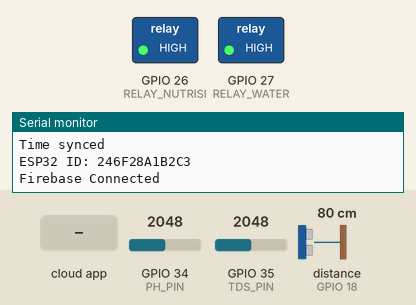
This sketch was run on a simulated ESP32. On the bench: switched loads named in the sketch (green lamp = pin HIGH), the last lines printed to the serial monitor. Wiring (inferred from the names in the program): ultrasonic range finder: trigger GPIO 19; echo GPIO 18. Inputs (shaded band) come from the test bench; at power-on: GPIO 34 (PH_PIN) = 2048, GPIO 35 (TDS_PIN) = 2048, distance to the obstacle (sensor on GPIO 18) 80 cm. The echo pulse lasts 58.3 µs per cm; WiFi joins after 1.5 s; servers stay silent unless stated; the local clock reads 2024-03-15 10:24:30 at power-on unless the sketch sets it; the Firebase database answers and starts empty; pins used as bus, display or sensor lines are not drawn.

Above: at 4.7 s.
4.8 s: the phone or cloud app sets mode to auto
7.9 s: the phone or cloud app sets duration to 1
At 12.2 s:
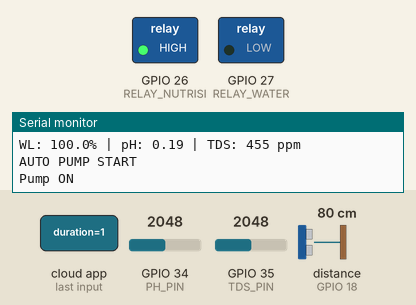
Timing chart, 0 to 17.9 s (numbered marks = the images above; inputs shaded):
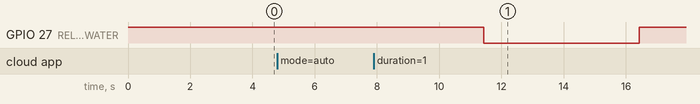

The sketch:

sketch_dec23a.ino
```cpp
#include <WiFi.h>
#include <Firebase_ESP_Client.h>
#include <time.h>

/* ================= WIFI & FIREBASE ================= */
#define WIFI_SSID "WASIS FAMILY"
#define WIFI_PASSWORD "01021969"

// #define WIFI_SSID "Aku Siapa"
// #define WIFI_PASSWORD "Hehehehehehe"

#define DATABASE_URL "https://smart-hydroponic-14bcf-default-rtdb.asia-southeast1.firebasedatabase.app"
#define API_KEY "AIzaSyApu6dcDvBa2RsSkqjAEg_uomsx4zA61PY"

/* ================= RELAY ================= */
#define RELAY_NUTRISI 26
#define RELAY_WATER 27

/* ================= ULTRASONIC ================= */
#define TRIG_PIN 19
#define ECHO_PIN 18

/* ================= TDS ================= */
#define TDS_PIN 35
#define VREF 3.3
#define SCOUNT 30
#define TDS_CALIBRATION_FACTOR 0.18

/* ================= PH ================= */
#define PH_PIN 34

// Hasil kalibrasi pH kamu
const float PH_M = -19.35;
const float PH_C = 32.13;

/* ================= FIREBASE OBJECT ================= */
FirebaseData fbdo;
FirebaseAuth auth;
FirebaseConfig config;

/* ================= GLOBAL ================= */
String esp32Id;
unsigned long lastSend = 0;

/* ================= ULTRASONIC CALIB ================= */
float D_FULL = 1.0;  // cm

/* ================= TDS BUFFER ================= */
int analogBuffer[SCOUNT];
int analogBufferIndex = 0;
float temperature = 26.0;

/* ================= WATER PUMP ================= */
unsigned long lastPumpStart = 0;
unsigned long pumpInterval = 300000;  // 5 menit
unsigned long pumpDuration = 10000;   // 10 detik

bool pumpRunning = false;

/* ================================================= */
/* ================== MEDIAN FILTER ================= */
int getMedianNum(int bArray[], int len) {
  int bTab[len];
  memcpy(bTab, bArray, len * sizeof(int));

  for (int j = 0; j < len - 1; j++) {
    for (int i = 0; i < len - j - 1; i++) {
      if (bTab[i] > bTab[i + 1]) {
        int tmp = bTab[i];
        bTab[i] = bTab[i + 1];
        bTab[i + 1] = tmp;
      }
    }
  }

  return (len % 2 == 1)
           ? bTab[len / 2]
           : (bTab[len / 2] + bTab[len / 2 - 1]) / 2;
}

/* ================================================= */
/* ===================== SETUP ===================== */
void setup() {
  Serial.begin(115200);

  pinMode(RELAY_WATER, OUTPUT);
  pinMode(RELAY_NUTRISI, OUTPUT);
  digitalWrite(RELAY_WATER, HIGH);
  digitalWrite(RELAY_NUTRISI, HIGH);

  pinMode(TRIG_PIN, OUTPUT);
  pinMode(ECHO_PIN, INPUT);
  pinMode(TDS_PIN, INPUT);
  pinMode(PH_PIN, INPUT);

  /* ===== WIFI ===== */
  Serial.print("Connecting to WiFi");
  WiFi.begin(WIFI_SSID, WIFI_PASSWORD);
  while (WiFi.status() != WL_CONNECTED) {
    delay(500);
    Serial.print(".");
  }
  Serial.println("\nWiFi Connected");

  /* ===== TIME SYNC (SSL) ===== */
  configTime(0, 0, "pool.ntp.org", "time.nist.gov");
  Serial.print("Syncing time");
  time_t now = time(nullptr);
  while (now < 100000) {
    delay(500);
    Serial.print(".");
    now = time(nullptr);
  }
  Serial.println("\nTime synced");

  /* ===== ESP32 ID ===== */
  esp32Id = WiFi.macAddress();
  esp32Id.replace(":", "");
  Serial.print("ESP32 ID: ");
  Serial.println(esp32Id);

  /* ===== FIREBASE ===== */
  config.api_key = API_KEY;
  config.database_url = DATABASE_URL;
  delay(2000);

  Firebase.signUp(&config, &auth, "", "");
  Firebase.reconnectWiFi(true);
  fbdo.setBSSLBufferSize(4096, 1024);
  Firebase.begin(&config, &auth);

  Serial.println("Firebase Connected");
}

/* ================================================= */
/* ====================== LOOP ===================== */
void loop() {
  readTdsSampling();

  if (Firebase.ready() && millis() - lastSend > 5000) {
    lastSend = millis();
    sendSensorData();
    updateDeviceStatus();
    controlPump();
  }
}

/* ================================================= */
/* ================= ULTRASONIC ==================== */
float readDistanceCm() {
  digitalWrite(TRIG_PIN, LOW);
  delayMicroseconds(2);
  digitalWrite(TRIG_PIN, HIGH);
  delayMicroseconds(10);
  digitalWrite(TRIG_PIN, LOW);

  long duration = pulseIn(ECHO_PIN, HIGH, 30000);

  if (duration == 0) return -1;
  return duration / 58.0;
}

float readWaterLevelPercent() {
  float total = 0;
  int valid = 0;
  float D_EMPTY = 0;
  String path = "/devices/" + esp32Id + "/water_max";

  if (Firebase.RTDB.getFloat(&fbdo, path)) {
    D_EMPTY = fbdo.floatData();
  } else {
    Serial.println(fbdo.errorReason());
  }

  for (int i = 0; i < 5; i++) {
    float d = readDistanceCm();
    if (d > 0) {
      total += d;
      valid++;
    }
    delay(50);
  }

  if (valid == 0) return -1;

  float avg = total / valid;
  float percent = (D_EMPTY - avg) / (D_EMPTY - D_FULL) * 100.0;
  return constrain(percent, 0, 100);
}

/* ================================================= */
/* ===================== TDS ======================= */
void readTdsSampling() {
  static unsigned long sampleTime = 0;

  if (millis() - sampleTime > 40) {  // sampling tiap 40ms
    sampleTime = millis();
    analogBuffer[analogBufferIndex] = analogRead(TDS_PIN);
    analogBufferIndex++;
    if (analogBufferIndex >= SCOUNT) {
      analogBufferIndex = 0;
    }
  }
}


float readTdsValue() {
  int medianADC = getMedianNum(analogBuffer, SCOUNT);
  float voltage = medianADC * VREF / 4095.0;

  // ===== Regresi Linear Hasil Kalibrasi Kamu =====
  float tds = (-376.013 * voltage) + 1075.246;

  // Hindari nilai negatif
  if (tds < 0) tds = 0;

  return tds;
}


/* ================================================= */
/* ====================== PH ======================= */
float readPhValue() {
  float total = 0;

  for (int i = 0; i < 10; i++) {
    total += analogRead(PH_PIN);
    delay(10);
  }

  float adcAvg = total / 10.0;
  float voltage = adcAvg * VREF / 4095.0;
  float ph = PH_M * voltage + PH_C;

  return constrain(ph, 0, 14);
}

/* ================================================= */
/* ================= SEND DATA ===================== */
void sendSensorData() {
  float ph = readPhValue();
  float tds = readTdsValue();
  float waterLevel = readWaterLevelPercent();

  Serial.printf(
    "WL: %.1f%% | pH: %.2f | TDS: %.0f ppm\n",
    waterLevel, ph, tds);

  String path = "/sensor_data/" + esp32Id;
  FirebaseJson json;
  json.set("ph", ph);
  json.set("tds", tds);
  json.set("water_level", waterLevel);
  json.set("updated_at", millis());

  Firebase.RTDB.setJSON(&fbdo, path.c_str(), &json);
}

/* ================================================= */
/* ================= DEVICE STATUS ================= */
void updateDeviceStatus() {
  String path = "/devices/" + esp32Id;
  FirebaseJson json;
  json.set("last_seen", millis());
  Firebase.RTDB.updateNode(&fbdo, path.c_str(), &json);
}

/* ================================================= */
/* ================= WATER PUMP ================= */
void runAutoPump() {

  unsigned long now = millis();

  /* ===== jika pompa sedang mati ===== */
  if (!pumpRunning && (now - lastPumpStart >= pumpInterval)) {

    Serial.println("AUTO PUMP START");

    digitalWrite(RELAY_WATER, LOW);  // relay aktif
    pumpRunning = true;
    lastPumpStart = now;
  }

  /* ===== jika pompa sedang nyala ===== */
  if (pumpRunning && (now - lastPumpStart >= pumpDuration)) {

    Serial.println("AUTO PUMP STOP");

    digitalWrite(RELAY_WATER, HIGH);
    pumpRunning = false;
    lastPumpStart = now;
  }
}

bool controlWater() {

  String path = "/control/" + esp32Id + "/water";

  String pathMode = path + "/mode";
  String pathIsActived = path + "/isActived";
  String pathInterval = path + "/interval";
  String pathDuration = path + "/duration";

  String mode = "auto";
  bool isActived = false;

  if (Firebase.RTDB.getString(&fbdo, pathMode)) {
    mode = fbdo.stringData();
  } else {
    Serial.println(fbdo.errorReason());
  }

  if (Firebase.RTDB.getBool(&fbdo, pathIsActived)) {
    isActived = fbdo.boolData();
  }

  if (Firebase.RTDB.getInt(&fbdo, pathInterval)) {
    pumpInterval = fbdo.intData();
  }

  if (Firebase.RTDB.getInt(&fbdo, pathDuration)) {
    pumpDuration = fbdo.intData();
  }

  if (mode == "auto") {
    runAutoPump();
  }

  else if (mode == "manual") {

    if (isActived) {
      digitalWrite(RELAY_WATER, LOW);
      pumpRunning = true;
    } else {
      digitalWrite(RELAY_WATER, HIGH);
      pumpRunning = false;
    }
  }

  return pumpRunning;
}

/* ================================================= */
/* ================= CONTROL PUMP ================= */
void controlPump() {

  bool waterPump = controlWater();

  if (waterPump) {
    Serial.println("Pump ON");
  } else {
    Serial.println("Pump OFF");
  }
}
```

Measured:
- after the input at 7.9 s, GPIO 27 (RELAY_WATER): HIGH → LOW after 3.5 s, → HIGH 5.0 s later
